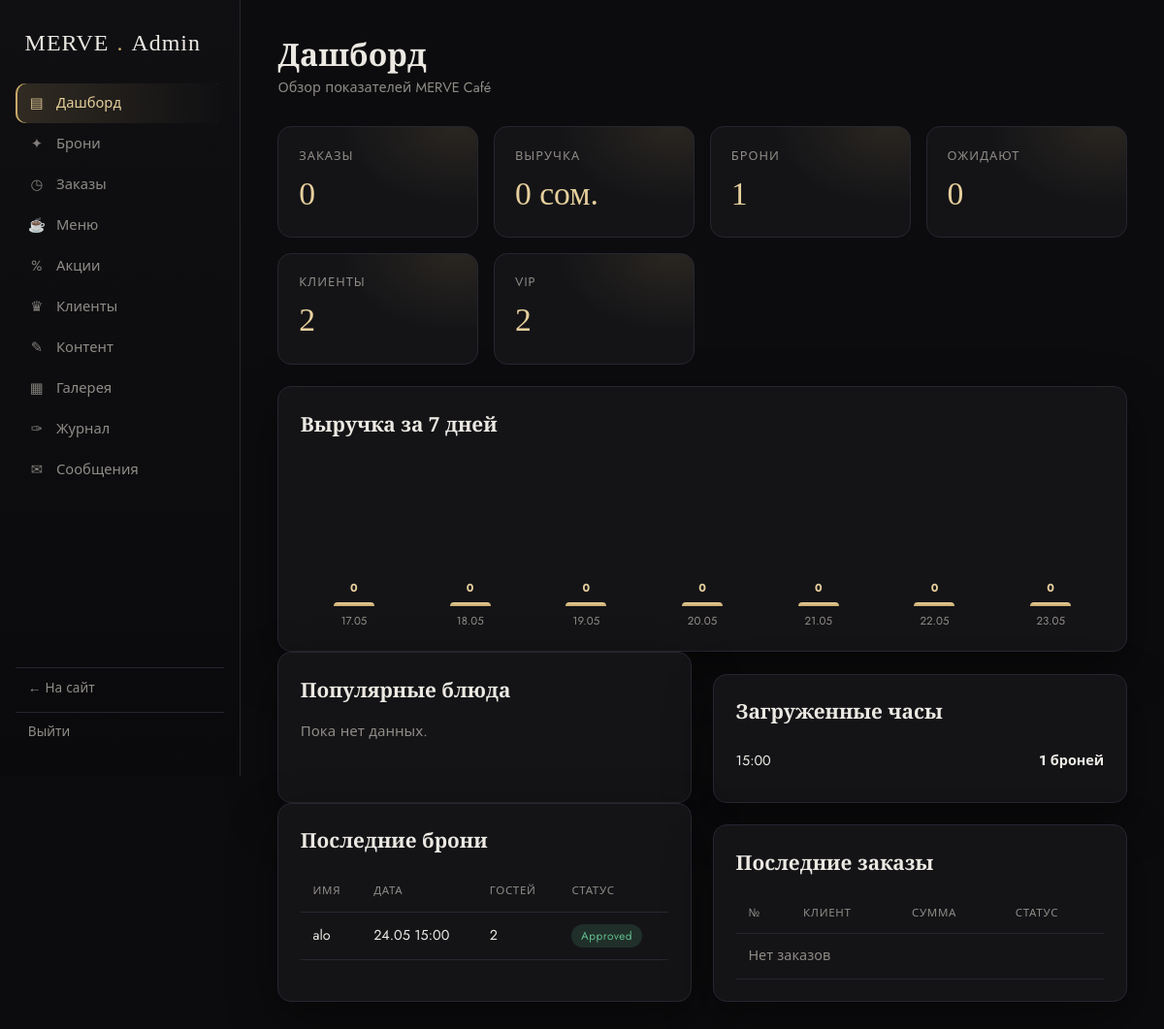
The app's page /admin/ (signed in) with its own data.
### app/models.py (models this page shows)
class Booking(db.Model):
    __tablename__ = "bookings"
    id = db.Column(db.Integer, primary_key=True)
    user_id = db.Column(db.Integer, db.ForeignKey("users.id"), nullable=True)
    name = db.Column(db.String(120), nullable=False)
    phone = db.Column(db.String(40), nullable=False)
    guests = db.Column(db.Integer, default=2)
    res_date = db.Column(db.Date, nullable=False)
    res_time = db.Column(db.String(10), nullable=False)
    special_request = db.Column(db.Text, default="")
    is_vip = db.Column(db.Boolean, default=False)
    status = db.Column(db.String(20), default="Pending")  # Pending | Approved | Rejected
    created_at = db.Column(db.DateTime, default=datetime.utcnow)

### app/blueprints/admin.py (the view)
@admin_bp.route("/")
def dashboard():
    stats = {
        "orders": Order.query.count(),
        "revenue": round(sum(o.total for o in Order.query.all()), 2),
        "bookings": Booking.query.count(),
        "pending": Booking.query.filter_by(status="Pending").count(),
        "customers": User.query.filter_by(role="customer").count(),
        "vip": User.query.filter_by(is_vip=True).count(),
    }
    today = datetime.utcnow().date()
    days, revenue = [], []
    for i in range(6, -1, -1):
        d = today - timedelta(days=i)
        days.append(d.strftime("%d.%m"))
        day_total = sum(o.total for o in Order.query.all()
                        if o.created_at and o.created_at.date() == d)
        revenue.append(round(day_total, 2))
    counter = Counter()
    for oi in OrderItem.query.all():
        counter[oi.title] += oi.quantity
    popular = counter.most_common(5)
    hour_counter = Counter()
    for b in Booking.query.all():
        hour_counter[b.res_time] += 1
    busiest = hour_counter.most_common(5)
    recent_bookings = Booking.query.order_by(Booking.created_at.desc()).limit(6).all()
    recent_orders = Order.query.order_by(Order.created_at.desc()).limit(6).all()
    return render_template("admin/dashboard.html", stats=stats, days=days,
                           revenue=revenue, popular=popular, busiest=busiest,
                           recent_bookings=recent_bookings, recent_orders=recent_orders)

### app/blueprints/admin.py (called while the page is built)
@admin_bp.before_request
@login_required
def guard():
    if not current_user.is_admin:
        from flask import abort
        abort(403)

### app/models.py (called while the page is built)
@login_manager.user_loader
def load_user(user_id):
    return db.session.get(User, int(user_id))

    @property
    def is_admin(self) -> bool:
        return self.role == "admin"

### app/templates/admin/dashboard.html (shortened to what this page needs)
{% extends "admin/base_admin.html" %}
{% block content %}
<div class="admin-head">
  <div>
    <h1>Дашборд</h1>
    <div class="sub">Обзор показателей MERVE Café</div>
  </div>
</div>
<div class="stat-cards">
  <div class="stat-card"><div class="k">Заказы</div><div class="v">{{ stats.orders }}</div></div>
  <div class="stat-card"><div class="k">Выручка</div><div class="v">{{ stats.revenue|int }} сом.</div></div>
  <div class="stat-card"><div class="k">Брони</div><div class="v">{{ stats.bookings }}</div></div>
  <div class="stat-card"><div class="k">Ожидают</div><div class="v">{{ stats.pending }}</div></div>
  <div class="stat-card"><div class="k">Клиенты</div><div class="v">{{ stats.customers }}</div></div>
  <div class="stat-card"><div class="k">VIP</div><div class="v">{{ stats.vip }}</div></div>
</div>
<div class="panel">
  <h3>Выручка за 7 дней</h3>
  {% set maxrev = (revenue|max) or 1 %}
  <div class="bar-chart">
    {% for d in days %}
    <div class="bar">
      <b>{{ revenue[loop.index0]|int }}</b>
      <i style="height:{{ ((revenue[loop.index0] / maxrev) * 100)|round(0, 'floor') }}%"></i>
      <span>{{ d }}</span>
    </div>
    {% endfor %}
  </div>
</div>
<div class="two-col">
  <div class="panel">
    <h3>Популярные блюда</h3>
    {% if popular %}
    <ul class="list-clean">
      {% for name, qty in popular %}
      <li><span>{{ name }}</span><b>{{ qty }} шт.</b></li>
      {% endfor %}
    </ul>
    {% else %}<p class="muted">Пока нет данных.</p>{% endif %}
  </div>
  <div class="panel">
    <h3>Загруженные часы</h3>
    {% if busiest %}
    <ul class="list-clean">
      {% for time, cnt in busiest %}
      <li><span>{{ time }}</span><b>{{ cnt }} броней</b></li>
      {% endfor %}
    </ul>
    {% else %}<p class="muted">Пока нет данных.</p>{% endif %}
  </div>
</div>
<div class="two-col">
  <div class="panel">
    <h3>Последние брони</h3>
    <table class="tbl">
      <thead><tr><th>Имя</th><th>Дата</th><th>Гостей</th><th>Статус</th></tr></thead>
      <tbody>
      {% for b in recent_bookings %}
        <tr><td>{{ b.name }}</td><td>{{ b.res_date.strftime('%d.%m') }} {{ b.res_time }}</td><td>{{ b.guests }}</td>
        <td><span class="pill {{ b.status|lower }}">{{ b.status }}</span></td></tr>
      {% else %}<tr><td colspan="4" class="muted">Нет броней</td></tr>{% endfor %}
      </tbody>
    </table>
  </div>
  <div class="panel">
    <h3>Последние заказы</h3>
    <table class="tbl">
      <thead><tr><th>№</th><th>Клиент</th><th>Сумма</th><th>Статус</th></tr></thead>
      <tbody>
      {% for o in recent_orders %}
        <tr><td>#{{ o.id }}</td><td>{{ o.customer_name }}</td><td>{{ o.total|int }} сом.</td>
        <td><span class="pill {{ o.status|lower|replace(' ','') }}">{{ o.status }}</span></td></tr>
      {% else %}<tr><td colspan="4" class="muted">Нет заказов</td></tr>{% endfor %}
      </tbody>
    </table>
  </div>
</div>
{% endblock %}

### app/static/css/admin.css (style rules this page uses)
:root { --a-bg:#0c0c0e; --a-panel:#141417; --a-panel-2:#1b1b20; --a-line:#262630; --a-gold:#c8a96a; --a-gold-soft:#e6cf9c; --a-text:#ece9e3; --a-muted:#8f8c86; --a-green:#5fb98a; --a-red:#d97a6c; --a-blue:#7fa8d9; --a-amber:#d9b86c; --a-radius:14px; --a-shadow:0 18px 50px rgba(0,0,0,.45); }
* { box-sizing:border-box }
body.admin { margin:0;background:var(--a-bg);color:var(--a-text); font-family:"Jost",system-ui,sans-serif;font-size:15px;line-height:1.5; -webkit-font-smoothing:antialiased; }
h1,h2,h3,h4 { font-family:"Cormorant Garamond","Jost",serif;font-weight:600;margin:0 }
.admin-head { display:flex;justify-content:space-between;align-items:center;margin-bottom:1.8rem;gap:1rem;flex-wrap:wrap }
.admin-head h1 { font-size:2rem }
.admin-head .sub { color:var(--a-muted);font-size:.9rem }
.panel { background:var(--a-panel);border:1px solid var(--a-line);border-radius:var(--a-radius);padding:1.4rem;box-shadow:var(--a-shadow) }
.panel + .panel { margin-top:1.4rem }
.panel h3 { font-size:1.3rem;margin-bottom:1rem;display:flex;justify-content:space-between;align-items:center }
.stat-cards { display:grid;grid-template-columns:repeat(auto-fit,minmax(170px,1fr));gap:1rem;margin-bottom:1.4rem }
.stat-card { background:var(--a-panel);border:1px solid var(--a-line);border-radius:var(--a-radius);padding:1.2rem 1.3rem;position:relative;overflow:hidden }
.stat-card::after { content:"";position:absolute;inset:0;background:radial-gradient(120px 80px at 90% 0,rgba(200,169,106,.12),transparent) }
.stat-card .k { color:var(--a-muted);font-size:.8rem;text-transform:uppercase;letter-spacing:.08em }
.stat-card .v { font-family:"Cormorant Garamond",serif;font-size:2.1rem;color:var(--a-gold-soft);margin-top:.3rem }
.tbl { width:100%;border-collapse:collapse;font-size:.9rem }
.tbl th,.tbl td { text-align:left;padding:.75rem .8rem;border-bottom:1px solid var(--a-line);vertical-align:middle }
.tbl th { color:var(--a-muted);font-weight:500;text-transform:uppercase;font-size:.72rem;letter-spacing:.06em }
.pill { display:inline-block;padding:.22rem .6rem;border-radius:999px;font-size:.74rem;letter-spacing:.04em }
.pill.approved,.pill.delivered { background:rgba(95,185,138,.16);color:var(--a-green) }
.bar-chart { display:flex;align-items:flex-end;gap:.6rem;height:180px;padding-top:1rem }
.bar-chart .bar { flex:1;display:flex;flex-direction:column;align-items:center;gap:.4rem;height:100%;justify-content:flex-end }
.bar-chart .bar i { width:100%;max-width:42px;background:linear-gradient(180deg,var(--a-gold-soft),var(--a-gold));border-radius:6px 6px 0 0;min-height:4px;transition:height .6s }
.bar-chart .bar span { font-size:.72rem;color:var(--a-muted) }
.bar-chart .bar b { font-size:.72rem;color:var(--a-gold-soft) }
.two-col { display:grid;grid-template-columns:1fr 1fr;gap:1.4rem }
.list-clean { list-style:none;margin:0;padding:0 }
.list-clean li { display:flex;justify-content:space-between;padding:.55rem 0;border-bottom:1px solid var(--a-line);font-size:.9rem }
.list-clean li:last-child { border-bottom:none }
.muted { color:var(--a-muted) }

### records on screen
Booking: res_time "15:00", cnt "1", name "alo", res_date "24.05", guests "2", status "Approved"

### other values on screen
{{ stats.orders }} "0"
{{ stats.revenue|int }} "0"
{{ stats.bookings }} "1"
{{ stats.pending }} "0"
{{ stats.customers }} "2"
{{ stats.vip }} "2"
{{ revenue[loop.index0]|int }} "0" "0" "0" "0" "0" "0" "0"
{{ d }} "17.05" "18.05" "19.05" "20.05" "21.05" "22.05" "23.05"
